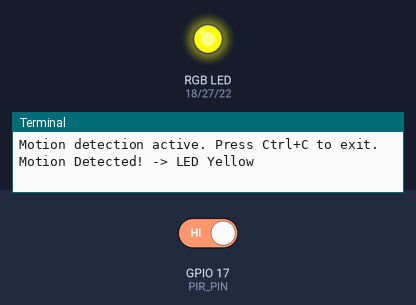
Bench run of a program on a simulated Raspberry Pi (BCM pin numbers). Shown: an RGB LED mixed from three pins (HIGH = lit), the last lines printed to the terminal. The inputs (shaded band) are chosen by the test bench; at power-on: GPIO 17 (PIR_PIN) HIGH.

Above: at 1.2 s.
1.3 s: GPIO 17 (PIR_PIN) driven LOW
At 1.6 s:
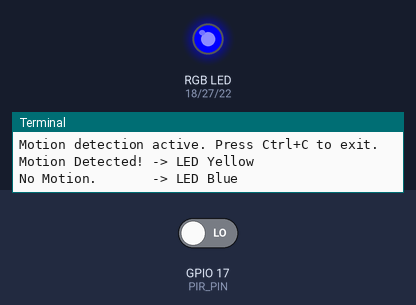
2.8 s: GPIO 17 (PIR_PIN) driven HIGH
At 3.9 s:
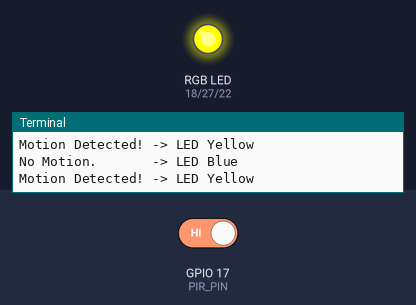
Timing chart, 0 to 5.8 s (numbered marks = the images above; inputs shaded):
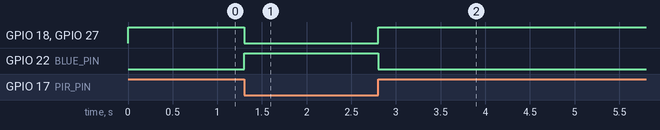

The program:

2.2.4_PIR.py
```python
#!/usr/bin/env python3

"""
2.2.4_PIR.py

This script provides a refactored, object-oriented version of a program that
uses a PIR (Passive Infrared) motion sensor to control the color of an RGB LED.

- When motion is detected, the LED turns yellow.
- When there is no motion, the LED is blue.

This version maintains the exact same functionality and pin configuration as the
original but features a cleaner, more modular structure and detailed comments.
"""

import RPi.GPIO as GPIO
import time

class MotionActivatedLight:
    """
    A class to manage a PIR motion sensor and a connected RGB LED.

    This class encapsulates the hardware setup, motion detection loop,
    color control, and cleanup operations.
    """

    # Define colors for different states (as 24-bit hex values)
    MOTION_DETECTED_COLOR = 0xFFFF00  # Yellow
    IDLE_COLOR = 0x0000FF              # Blue

    def __init__(self, pir_pin, red_pin, green_pin, blue_pin):
        """
        Initializes the motion sensor and RGB LED.

        Args:
            pir_pin (int): The BCM pin number for the PIR sensor.
            red_pin (int): The BCM pin number for the red channel of the LED.
            green_pin (int): The BCM pin number for the green channel of the LED.
            blue_pin (int): The BCM pin number for the blue channel of the LED.
        """
        self.pir_pin = pir_pin
        self.rgb_pins = {'red': red_pin, 'green': green_pin, 'blue': blue_pin}

        # PWM objects for each color channel
        self.pwm_channels = {}

        self._setup_gpio()

    def _setup_gpio(self):
        """Sets up the GPIO mode and configures the pins."""
        GPIO.setmode(GPIO.BCM)  # Use Broadcom SOC channel numbering

        # Setup PIR sensor pin as input
        GPIO.setup(self.pir_pin, GPIO.IN)

        # Setup RGB LED pins as outputs and initialize PWM
        for color, pin in self.rgb_pins.items():
            GPIO.setup(pin, GPIO.OUT, initial=GPIO.LOW)
            # Create a PWM instance for the pin with a frequency of 2000 Hz
            self.pwm_channels[color] = GPIO.PWM(pin, 2000)
            self.pwm_channels[color].start(0)  # Start with 0% duty cycle (off)

    def _map_value(self, value, from_min, from_max, to_min, to_max):
        """Maps a value from one range to another."""
        return (value - from_min) * (to_max - to_min) / (from_max - from_min) + to_min

    def set_color(self, color_hex):
        """
        Sets the RGB LED to a specific color.

        Args:
            color_hex (int): A 24-bit integer representing the color (e.g., 0xFF0000 for red).
        """
        # Extract the 8-bit R, G, B values from the 24-bit color hex
        r_val = (color_hex & 0xFF0000) >> 16
        g_val = (color_hex & 0x00FF00) >> 8
        b_val = (color_hex & 0x0000FF)

        # Map the 0-255 color values to 0-100 PWM duty cycle
        r_duty = self._map_value(r_val, 0, 255, 0, 100)
        g_duty = self._map_value(g_val, 0, 255, 0, 100)
        b_duty = self._map_value(b_val, 0, 255, 0, 100)

        # Change the duty cycle for each color channel
        self.pwm_channels['red'].ChangeDutyCycle(r_duty)
        self.pwm_channels['green'].ChangeDutyCycle(g_duty)
        self.pwm_channels['blue'].ChangeDutyCycle(b_duty)

    def run(self):
        """Starts the main loop to detect motion and control the light."""
        print("Motion detection active. Press Ctrl+C to exit.")
        last_pir_state = None # To avoid unnecessary color changes

        while True:
            pir_state = GPIO.input(self.pir_pin)

            # Only update the color if the state has changed
            if pir_state != last_pir_state:
                if pir_state == GPIO.HIGH:
                    print("Motion Detected! -> LED Yellow")
                    self.set_color(self.MOTION_DETECTED_COLOR)
                else:
                    print("No Motion.       -> LED Blue")
                    self.set_color(self.IDLE_COLOR)
                last_pir_state = pir_state

            # A short delay to reduce CPU usage
            time.sleep(0.1)

    def cleanup(self):
        """Stops the PWM channels and cleans up GPIO resources."""
        print("\nCleaning up resources.")
        # The explicit pwm.stop() calls are redundant because GPIO.cleanup()
        # handles shutting down all channels used by the script.
        # Removing them prevents a race condition during script termination.
        GPIO.cleanup()

def main():
    """
    The main function to set up and run the motion-activated light.
    """
    # Pin numbers must be kept the same to match the hardware.
    # Using BCM numbering as in the original script.
    PIR_PIN = 17
    RED_PIN = 18
    GREEN_PIN = 27
    BLUE_PIN = 22

    # Create an instance of the motion light system.
    motion_light = MotionActivatedLight(
        pir_pin=PIR_PIN,
        red_pin=RED_PIN,
        green_pin=GREEN_PIN,
        blue_pin=BLUE_PIN
    )

    try:
        # Start the continuous operation.
        motion_light.run()
    except KeyboardInterrupt:
        # Gracefully handle Ctrl+C to exit.
        print("\nProgram terminated by user.")
    finally:
        # This block ensures that cleanup is always called, even if an error occurs.
        motion_light.cleanup()

if __name__ == '__main__':
    # This ensures the main() function is called only when the script is executed directly.
    main()
```

Measured:
- after the input at 1.3 s, GPIO 18 (RED_PIN), GPIO 27 (GREEN_PIN): HIGH → LOW at once; GPIO 22 (BLUE_PIN): LOW → HIGH at once
- after the input at 2.8 s, GPIO 18 (RED_PIN), GPIO 27 (GREEN_PIN): LOW → HIGH at once; GPIO 22 (BLUE_PIN): HIGH → LOW at once
